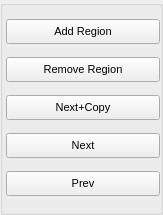
<?xml version="1.0" encoding="UTF-8"?>
<ui version="4.0">
 <class>NavigatorWidget</class>
 <widget class="QWidget" name="NavigatorWidget">
  <property name="geometry">
   <rect>
    <x>0</x>
    <y>0</y>
    <width>163</width>
    <height>215</height>
   </rect>
  </property>
  <property name="sizePolicy">
   <sizepolicy hsizetype="MinimumExpanding" vsizetype="Preferred">
    <horstretch>0</horstretch>
    <verstretch>0</verstretch>
   </sizepolicy>
  </property>
  <property name="minimumSize">
   <size>
    <width>0</width>
    <height>215</height>
   </size>
  </property>
  <property name="windowTitle">
   <string>Form</string>
  </property>
  <layout class="QVBoxLayout" name="verticalLayout_2">
   <property name="spacing">
    <number>0</number>
   </property>
   <property name="leftMargin">
    <number>0</number>
   </property>
   <property name="topMargin">
    <number>0</number>
   </property>
   <property name="rightMargin">
    <number>0</number>
   </property>
   <property name="bottomMargin">
    <number>0</number>
   </property>
   <item>
    <layout class="QVBoxLayout" name="verticalLayout">
     <property name="spacing">
      <number>0</number>
     </property>
     <item>
      <widget class="QGroupBox" name="groupBox">
       <property name="title">
        <string/>
       </property>
       <layout class="QVBoxLayout" name="verticalLayout_3">
        <property name="spacing">
         <number>0</number>
        </property>
        <property name="leftMargin">
         <number>3</number>
        </property>
        <property name="topMargin">
         <number>0</number>
        </property>
        <property name="rightMargin">
         <number>0</number>
        </property>
        <property name="bottomMargin">
         <number>3</number>
        </property>
        <item>
         <widget class="QPushButton" name="add_region_button">
          <property name="enabled">
           <bool>true</bool>
          </property>
          <property name="minimumSize">
           <size>
            <width>0</width>
            <height>25</height>
           </size>
          </property>
          <property name="font">
           <font>
            <pointsize>8</pointsize>
           </font>
          </property>
          <property name="text">
           <string>Add Region</string>
          </property>
         </widget>
        </item>
        <item>
         <widget class="QPushButton" name="remove_region_button">
          <property name="minimumSize">
           <size>
            <width>0</width>
            <height>25</height>
           </size>
          </property>
          <property name="font">
           <font>
            <pointsize>8</pointsize>
           </font>
          </property>
          <property name="text">
           <string>Remove Region</string>
          </property>
         </widget>
        </item>
        <item>
         <widget class="QPushButton" name="next_with_copy_button">
          <property name="minimumSize">
           <size>
            <width>0</width>
            <height>25</height>
           </size>
          </property>
          <property name="font">
           <font>
            <pointsize>8</pointsize>
           </font>
          </property>
          <property name="text">
           <string>Next+Copy</string>
          </property>
         </widget>
        </item>
        <item>
         <widget class="QPushButton" name="next_button">
          <property name="minimumSize">
           <size>
            <width>0</width>
            <height>25</height>
           </size>
          </property>
          <property name="font">
           <font>
            <pointsize>8</pointsize>
           </font>
          </property>
          <property name="text">
           <string>Next</string>
          </property>
         </widget>
        </item>
        <item>
         <widget class="QPushButton" name="prev_button">
          <property name="minimumSize">
           <size>
            <width>0</width>
            <height>25</height>
           </size>
          </property>
          <property name="font">
           <font>
            <pointsize>8</pointsize>
           </font>
          </property>
          <property name="text">
           <string>Prev</string>
          </property>
         </widget>
        </item>
       </layout>
      </widget>
     </item>
    </layout>
   </item>
  </layout>
 </widget>
 <resources/>
 <connections/>
</ui>
